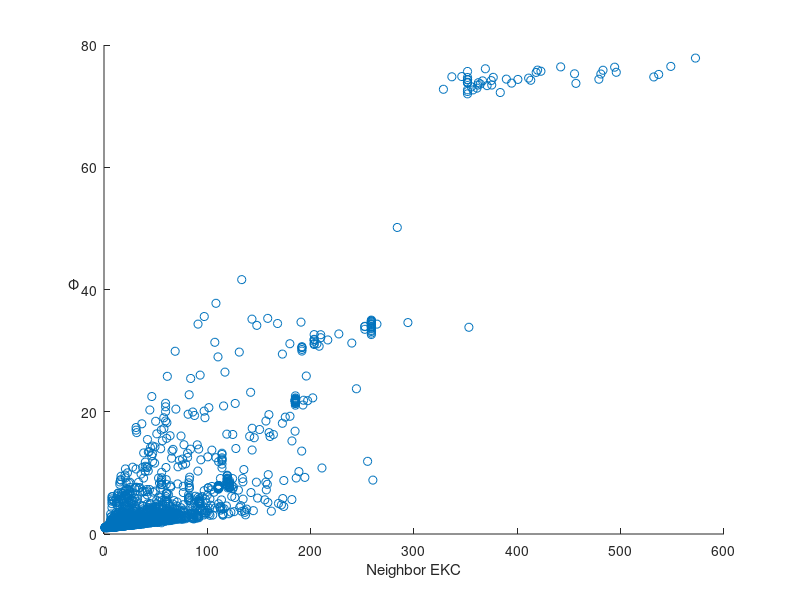

MATLAB code to generate this figure: (Note: this script raises an error after producing the figure.)
clear;
% 加载之前保存的数组yeast1458 facebook324 protain netscience infectious 
% CA-GrQc 1LFR2000-k5 LFR2000-10 LFR2000-k15
load('CA-GrQc.mat');
%'d', 'h','p','MDD_core','kcore','neighbor_Core','GAC','KSGC','average_i'
% 现在可以使用数组x和y了
%% 创建散点图
figure; % 创建一个新的图形窗口
scatter(neighbor_EKC,average_i, 'r+'); 
xlabel('Neighbor EKC');%neighbor_EKC extend_neighbor_EKC EKC_values
ylabel('Φ', 'Rotation', 0);
% 
% figure; % 创建一个新的图形窗口
% scatter(h,average_i, 'r+'); 
% xlabel('H-index');
% ylabel('Φ', 'Rotation', 0);
% 
% figure; % 创建一个新的图形窗口
% scatter(p,average_i, 'r+'); 
% xlabel('Pagerank');
% ylabel('Φ', 'Rotation', 0);
% 
% figure; % 创建一个新的图形窗口
% scatter(MDD_core,average_i, 'r+'); 
% xlabel('MDD');
% ylabel('Φ', 'Rotation', 0);
% 
% figure; % 创建一个新的图形窗口
% scatter(kcore,average_i, 'r+'); 
% xlabel('K-shell');
% ylabel('Φ', 'Rotation', 0);
% 
% figure; % 创建一个新的图形窗口
% scatter(neighbor_Core,average_i, 'r+'); 
% xlabel('NCC');
% ylabel('Φ', 'Rotation', 0);
% 
% figure; % 创建一个新的图形窗口
% scatter(GAC,average_i, 'r+'); 
% xlabel('GAC');
% ylabel('Φ', 'Rotation', 0);
% 
% figure; % 创建一个新的图形窗口
% scatter(KSGC,average_i, 'r+'); 
% xlabel('KSGC');
% ylabel('Φ', 'Rotation', 0);

load('facebook324_sir1_15_Kendall.mat');
%'a00_degree', 'a00_h_index','a00_pagerank','a00_MDD_core','a00_GAC','a00_kcore','a00_neighbor_core','a00_KSGC'

x = 0.01:0.01:0.15;  % x轴数据

%figure; % 打开一个新的图形窗口

% 调整整个图的尺寸
fig = gcf;
fig.Position = [100, 100, 1000, 600]; % [left, bottom, width, height]
% 为每种算法绘制曲线，并设置颜色和标记
% 为每种算法绘制曲线，并设置颜色和标记

plot(x, a00_GAC, 's-', 'Color', [0, 0, 0], 'MarkerFaceColor', [0, 0, 0], 'DisplayName', 'GAC', 'MarkerSize', 6); % 黑色
hold on; 
plot(x, a00_h_index, 'o-', 'Color', [1, 0, 0], 'MarkerFaceColor', [1, 0, 0], 'DisplayName', 'H', 'MarkerSize', 6); % 红色
plot(x, a00_pagerank, '^-', 'Color', [0, 0, 1], 'MarkerFaceColor', [0, 0, 1], 'DisplayName', 'PRC', 'MarkerSize', 6); % 蓝色
plot(x, a00_MDD_core, 'v-', 'Color', [1, 0, 1], 'MarkerFaceColor', [1, 0, 1], 'DisplayName', 'MDD', 'MarkerSize', 6); % 暗洋红色
plot(x, a00_neighbor_core, 'd-', 'Color', [0, 128/255, 0], 'MarkerFaceColor',[0, 128/255, 0], 'DisplayName', 'NCC', 'MarkerSize', 6); % 暗黄色
plot(x, a00_degree, '<-', 'Color', [0, 0, 128/255], 'MarkerFaceColor', [0, 0, 128/255], 'DisplayName', 'DC', 'MarkerSize', 6); % 暗红色
plot(x, a00_kcore, '>-', 'Color', [128/255, 0, 1], 'MarkerFaceColor', [128/255, 0, 1], 'DisplayName', 'KS', 'MarkerSize', 6); % 深灰色
plot(x, a00_KSGC, 'h-', 'Color', [128/255, 0, 128/255], 'MarkerFaceColor', [128/255, 0, 128/255], 'DisplayName', 'KSGC', 'MarkerSize', 6); % 深粉红色

% 添加 a00_EKC_values 曲线（青绿色）
plot(x, a00_EKC_values, 'p-', 'Color', [0, 1, 1], 'MarkerFaceColor', [0, 1, 1], 'DisplayName', 'EKC', 'MarkerSize', 6); % 青色

% 添加 a00_neighbor_EKC_values 曲线（橙色）
plot(x, a00_neighbor_EKC_values, 'x-', 'Color', [1, 165/255, 0], 'MarkerFaceColor', [1, 165/255, 0], 'DisplayName', 'Neighbor EKC', 'MarkerSize', 6); % 橙色

% 添加 a00_extend_neighbor_EKC 曲线（紫蓝色）
plot(x, a00_extend_neighbor_EKC, '*-', 'Color', [75/255, 0, 130/255], 'MarkerFaceColor', [75/255, 0, 130/255], 'DisplayName', 'Extended Neighbor EKC', 'MarkerSize', 6); % 紫蓝色
% 添加图例
%legend('show', 'Location', 'eastoutside');
legend('show', 'Location', 'eastoutside');


% 添加标题和轴标签
title('facebook');
xlabel('\beta');
ylabel('\tau', 'Rotation', 0);

% 确保所有线都显示在图上
hold off;


